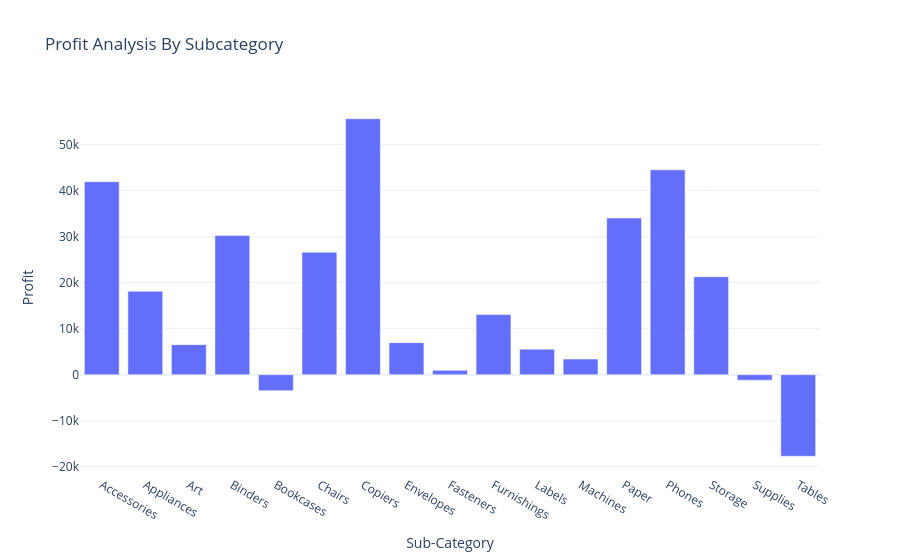

Notebook source saved alongside this figure:
### Markdown cell above
## Analysing Profit By Subcategory

### Code cell
profit_by_subcategory =data.groupby('Sub-Category')['Profit'].sum().reset_index()
fig= px.bar(profit_by_subcategory,
            x= 'Sub-Category',
            y= 'Profit',
            title= "Profit Analysis By Subcategory")
fig.show()

### Figure 1 — Plotly figure (JSON) as saved in the notebook; plotly's stock layout.template omitted (floating-point values rounded to 4 significant figures)
{"data": [{"hovertemplate": "Sub-Category=%{x}<br>Profit=%{y}<extra></extra>", "legendgroup": "", "marker": {"color": "#636efa", "pattern": {"shape": ""}}, "name": "", "orientation": "v", "showlegend": false, "textposition": "auto", "type": "bar", "x": ["Accessories", "Appliances", "Art", "Binders", "Bookcases", "Chairs", "Copiers", "Envelopes", "Fasteners", "Furnishings", "Labels", "Machines", "Paper", "Phones", "Storage", "Supplies", "Tables"], "xaxis": "x", "y": [41940.0, 18140.0, 6528.0, 30220.0, -3473.0, 26590.0, 55620.0, 6964.0, 949.5, 13060.0, 5546.0, 3385.0, 34050.0, 44520.0, 21280.0, -1189.0, -17730.0], "yaxis": "y"}], "layout": {"barmode": "relative", "legend": {"tracegroupgap": 0}, "title": {"text": "Profit Analysis By Subcategory"}, "xaxis": {"anchor": "y", "domain": [0, 1], "title": {"text": "Sub-Category"}}, "yaxis": {"anchor": "x", "domain": [0, 1], "title": {"text": "Profit"}}}}
